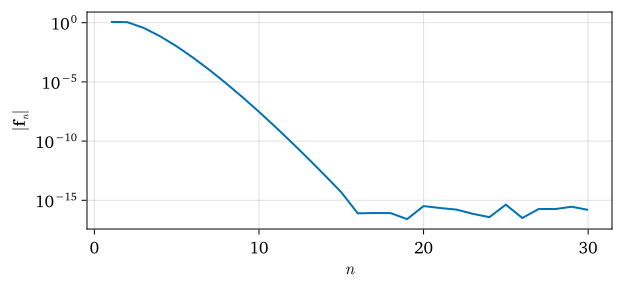

Write Julia code to recreate this figure.
using RecurrenceRelationshipArrays, SingularIntegrals, ClassicalOrthogonalPolynomials, CairoMakie;

pt = 4 / 3;
inch = 96;

set_theme!(
    fontsize=round(13pt),
    linewidth=2,
    markersize=13,
    figure_padding=12,
    fonts=(regular="charter", bold="charter bold", italic="charter italic", bold_italic="charter bold italic"),
);

n = 30;
P = Legendre();
ff = transform(P[:, 1:n], exp);

fig = Figure(size=(6.5inch, 3inch));

ax1 = Axis(
    fig[1, 1],
    xlabel=L"n",
    ylabel=L"|f_n|",
    yscale=log10,
);


f = lines!(ax1, 1:n, abs.(ff));

fig

save("exp.svg", fig);
